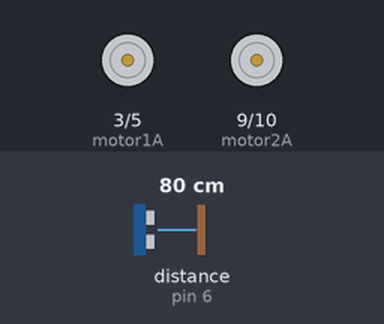
Recording of a sketch running on a simulated Arduino Uno, built with avr-gcc and run on an emulated ATmega328P. On the bench: motor-driver pin pairs drawn as motors (green arrow = first pin HIGH = forward, orange = second pin HIGH = backward, longer = more drive). The inputs (shaded band) are chosen by the test bench; at power-on: distance to the obstacle (sensor on pin 6) 80 cm. The echo pulse lasts 58.3 µs per cm; what the sketch prints to the serial monitor is not drawn.

Above: at 0.1 s.
At 1.1 s:
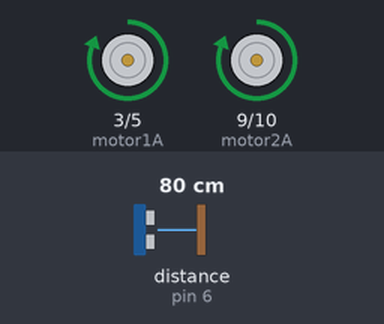
Timing chart, 0 to 2.6 s (numbered marks = the images above):
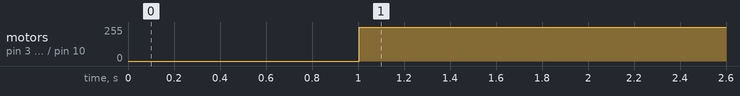

Measured:
- by itself, motor on pin 3 (motor1A) / pin 5 (motor1B), motor on pin 9 (motor2A) / pin 10 (motor2B): stopped → forward 255/255 at 1.0 s

The sketch:

First_Project.ino
```cpp
#include <NewPing.h>

int trig=7;
int echo=6;
int motor1A = 3;
int motor1B = 5;
int motor2A = 9;
int motor2B = 10;
int distance=0;
int max_dist=200;
NewPing sonar(trig,echo,max_dist);
void setup() {
  // put your setup code here, to run once:
  Serial.begin(9600);
  pinMode(motor1A,OUTPUT);
  pinMode(motor1B,OUTPUT);
  pinMode(motor2A,OUTPUT);
  pinMode(motor2B,OUTPUT);
  delay(1000);
}

void loop() {
  // put your main code here, to run repeatedly:
distance=sonar.ping_cm();
Serial.println(distance);
digitalWrite(motor1A,HIGH);
digitalWrite(motor1B,LOW);
digitalWrite(motor2A,HIGH);
digitalWrite(motor2B,LOW);
}
```
